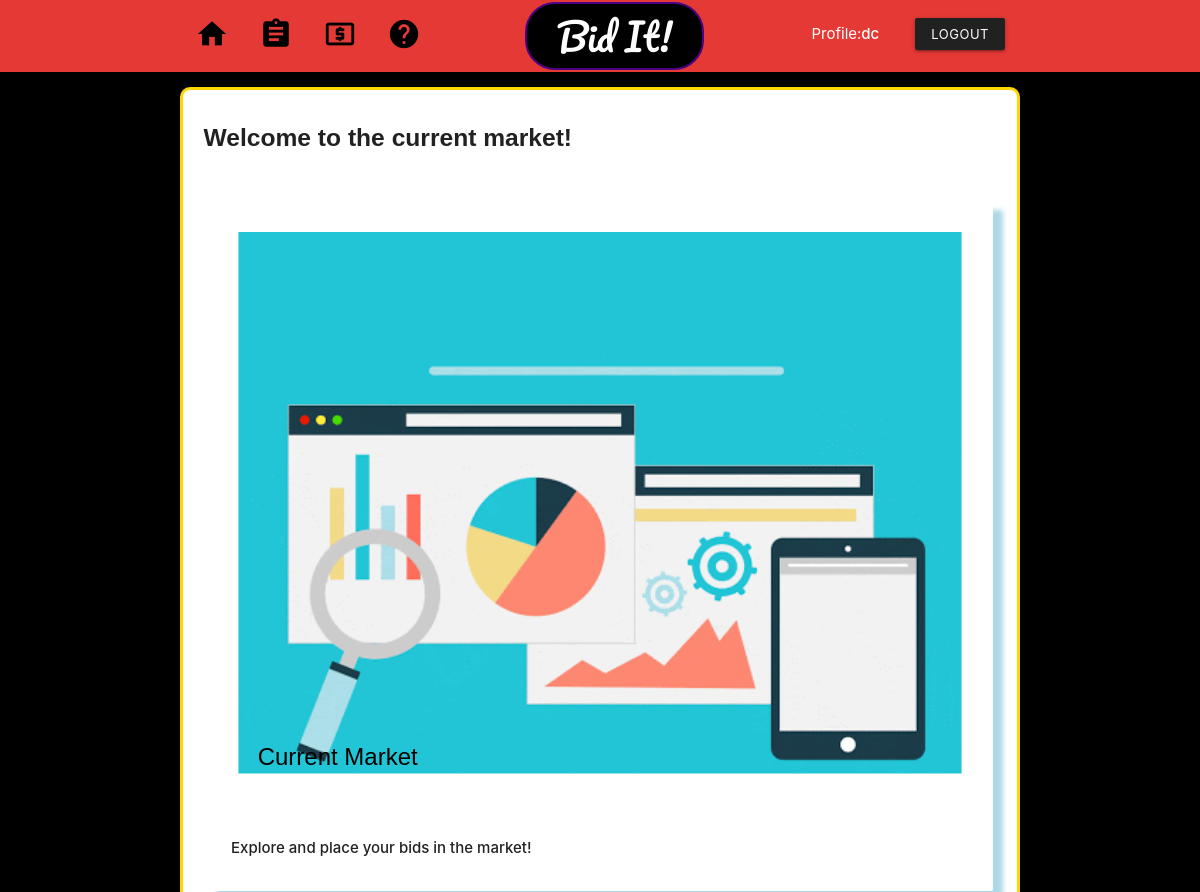
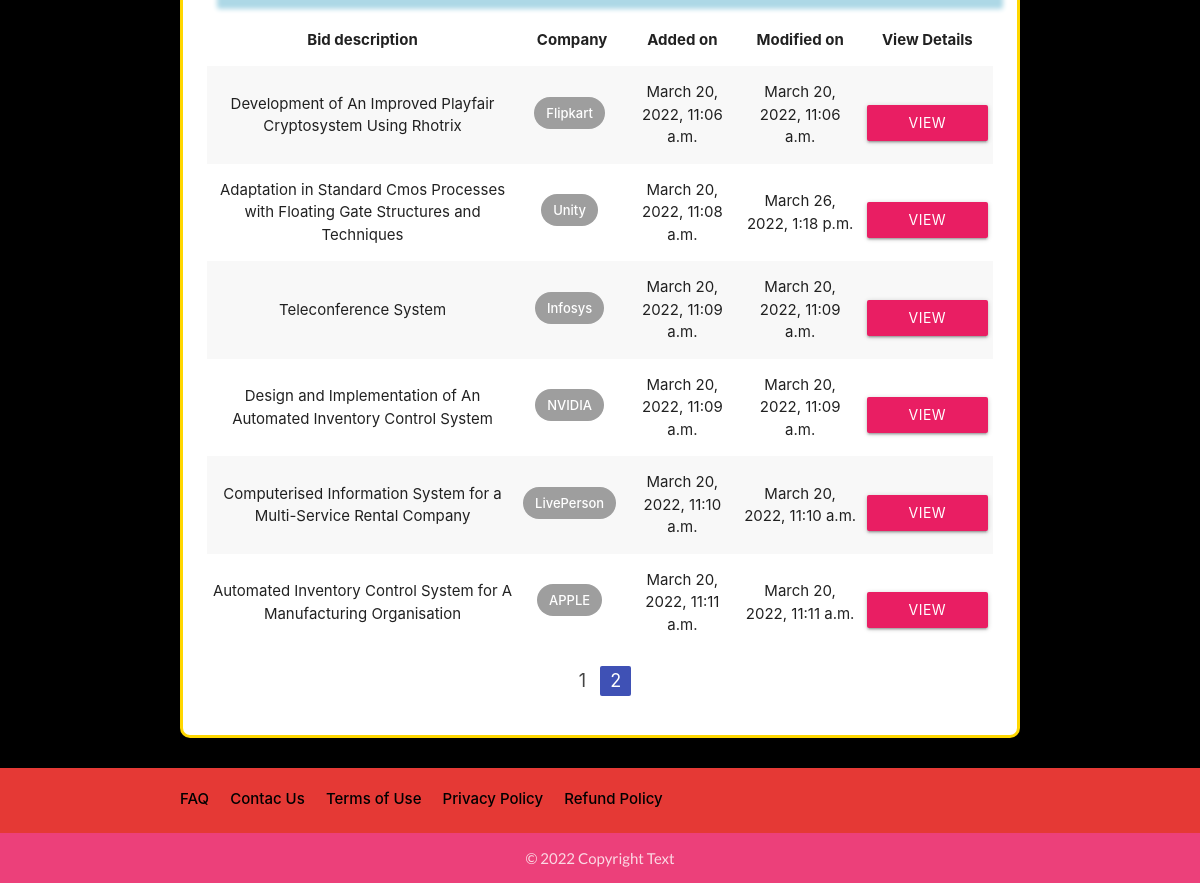
Page /marketplace/?page=2 (signed in) on the committed database (2 pictures, top to bottom).
### app/models.py (models this page shows, shortened)
class Placement(models.Model):
    placement_title = models.CharField(max_length=255)
    placement_slug = models.SlugField()
    placement_company = models.ForeignKey(Company, on_delete=models.CASCADE)
    placement_created = models.DateTimeField(auto_now_add=True)
    placement_modified = models.DateTimeField(auto_now=True)

class Company(models.Model):
    company_name = models.CharField(max_length=255)
    company_address = models.CharField(max_length=255)
    company_description = models.TextField(default="There is currently no description available for this company.")
    company_created = models.DateTimeField(auto_now_add=True)
    company_modified = models.DateTimeField(auto_now=True)
    def __str__(self):
        return self.company_name

### app/views.py (the view)
# urls.py: path('marketplace/', views.placements, name='placements'),
@login_required
def placements(request):
    all_placements = Placement.objects.all()
    paginator = Paginator(all_placements, 18)
    page = request.GET.get('page')
    placements = paginator.get_page(page)
    context = {'placements': placements}
    return render(request, 'placements.html', context)

### templates/placements.html (shortened to what this page needs)
{% extends 'base.html' %}
{% block content %}
{% include 'nav.html' %}
{% load static %}
<section class="section">
    <section class="container">
        <div class="card " style="border: 3px solid gold; border-radius: 10px;">
            <br>
            <h5>&nbsp;&nbsp;  Welcome to the current market!</h5>
            <div class="card-content">
                <div class="col s12 m7">
                    <div  class="card" style="box-shadow: 10px 10px 5px lightblue;">
                        <div class="card-image">
                            <img  src="{% static 'graph2.gif' %}">
                            <span class="card-title" style="font-family: Impact, Haettenschweiler, 'Arial Narrow Bold', sans-serif; color: black;">&nbsp; &nbsp;&nbsp;Current Market</span>
                        </div>
                        <div class="card-content">
                            <p><strong>Explore and place your bids in the market!</strong></p>
                        </div>
                    </div>
                </div>
                <table class="striped centered responsive-table">
                    <thead>
                        <tr>
                            <th>Bid description</th>
                            <th>Company</th>
                            <th>Added on</th>
                            <th>Modified on</th>
                            <th>View Details</th>
                        </tr>
                    </thead>
                    <tbody>
                        {%for p in placements %}
                        <tr>
                            <td>{{ p.placement_title }}</td>
                            <td><span class="chip grey white-text">{{ p.placement_company }}</span></td>
                            <td>{{ p.placement_created }}</td>
                            <td>{{ p.placement_modified }}</td>
                            <td><a data-position="right" data-tooltip="Info about bid" href="{% url 'app:placement-detail' p.placement_slug %}" style="margin-top: 1rem;"
                                    class="btn tooltipped btn pink waves-effect waves-orange">View Details<i class="material-icons right">visibility</i></a></td>
                        </tr>
                        {% endfor %}
                    </tbody>
                </table>
                <ul class="pagination center">
                    {% if placements.has_previous %}
                    <li class="waves-effect"><a
                            href="?page={{placements.previous_page_number}}">{{ placements.previous_page_number}}</a>
                    </li>
                    {% endif %}
                    <li class="active indigo"><a href="#!">{{placements.number}}</a></li>
                </ul>
            </div>
        </div>
    </section>
</section>
{% include 'footer.html' %}
{% endblock content %}

### templates/nav.html (shortened to what this page needs)
<nav  >
    <div class="nav-wrapper red darken-1 " style="padding-bottom: 70px; padding-top:2px;">
        <div class="center-align" style="padding-right: 150px;">
            <a style="color:white; font-family: 'Pacifico', cursive; font-size: 250%; background-color: black; border-radius: 30px; border: 2px indigo solid;;" href="" class="brand-logo">&nbsp;&nbsp; Bid It! &nbsp;&nbsp;</a>
        </div>
        <div class="container">
            <ul class="left hide-on-med-and-down">
                <li><a href="{% url 'app:home' %}"><i class="material-icons" style="color:black;font-size: 34px;">home</i></a></li>
                <li><a href="{% url 'app:bid-summary' %}"><i class="material-icons"
                            style="color:black;font-size: 34px;">assignment</i></a></li>
                <li><a href="{% url 'app:placements' %}"><i class="material-icons" style="color:black;font-size: 34px;">local_atm</i></a>
                </li>
                <li><a href="{% url 'app:about' %}"><i class="material-icons" style="color:black;font-size: 34px;">help</i></a></li>
            </ul>
            <ul class="right hide-on-med-and-down">
                {% if user.is_authenticated %}
                <li> Profile:<strong>{{ user.username }}</strong> &nbsp;&nbsp;&nbsp;&nbsp;</li>
                <li><a class="btn-small  waves-orange waves-effect grey darken-4" href="{% url 'app:logout' %}">Logout</a>
                </li>
                {% endif %}
            </ul>
        </div>
    </div>
</nav>

### templates/base.html (style rules this page uses)
p { margin-top: 0.5rem !important; margin-bottom: 0.5rem!important; }
img { margin-top: 1em; padding: 4%; }
h1, h2, h3, h4, h5, h6 { margin-top: .5em !important; font-family: 'Nunito', sans-serif; font-weight: bold; }
body { display: flex; min-height: 100vh; flex-direction: column; }

### rows in the picture
Placement: placement_title "Development of An Improved Playfair Cryptosystem Using Rhotrix", placement_company "Flipkart", placement_created "March 20, 2022, 11:06 a.m.", placement_modified "March 20, 2022, 11:06 a.m."
Placement: placement_title "Adaptation in Standard Cmos Processes with Floating Gate Structures and Techniques", placement_company "Unity", placement_created "March 20, 2022, 11:08 a.m.", placement_modified "March 26, 2022, 1:18 p.m."
Placement: placement_title "Teleconference System", placement_company "Infosys", placement_created "March 20, 2022, 11:09 a.m.", placement_modified "March 20, 2022, 11:09 a.m."
Placement: placement_title "Design and Implementation of An Automated Inventory Control System", placement_company "NVIDIA", placement_created "March 20, 2022, 11:09 a.m.", placement_modified "March 20, 2022, 11:09 a.m."
Placement: placement_title "Computerised Information System for a Multi-Service Rental Company", placement_company "LivePerson", placement_created "March 20, 2022, 11:10 a.m.", placement_modified "March 20, 2022, 11:10 a.m."
Placement: placement_title "Automated Inventory Control System for A Manufacturing Organisation", placement_company "APPLE", placement_created "March 20, 2022, 11:11 a.m.", placement_modified "March 20, 2022, 11:11 a.m."

### other values in the picture
{{ user.username }} "dc"
{{ placements.previous_page_number }} "1"
{{ placements.number }} "2"
